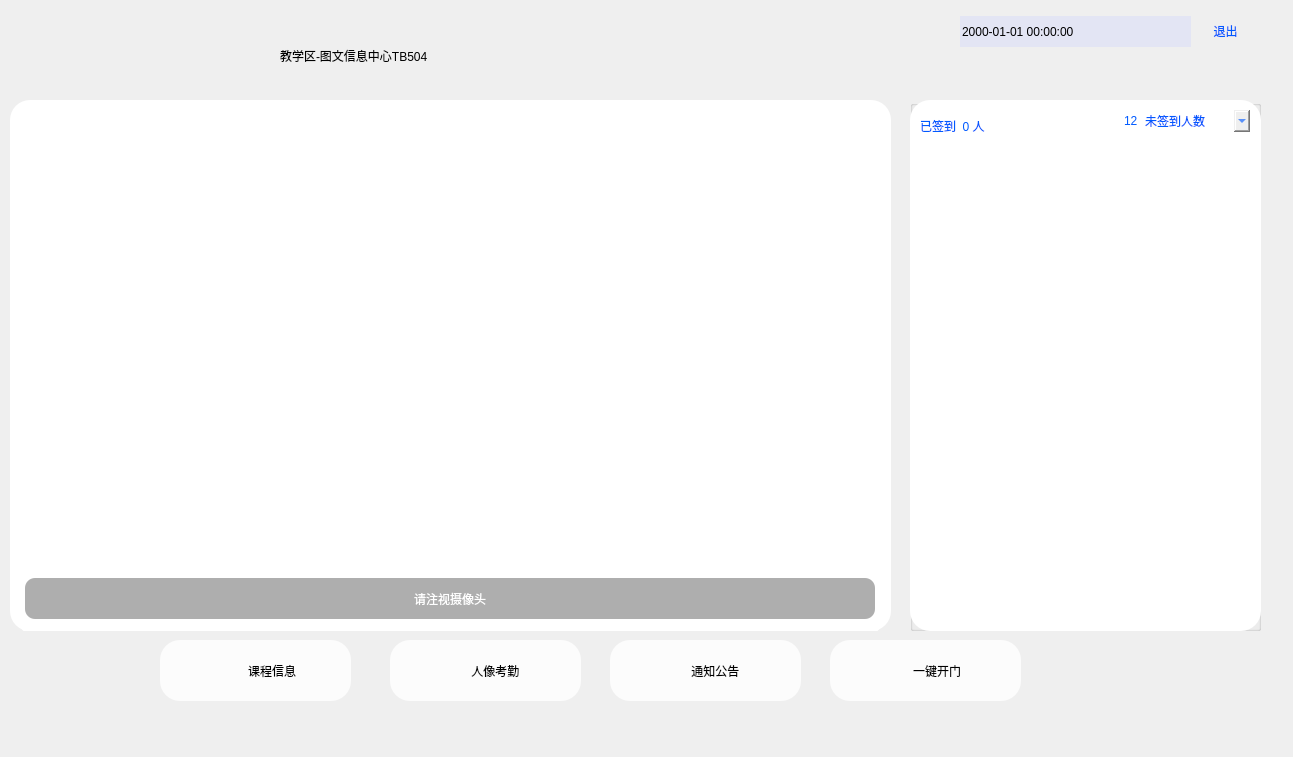
<?xml version="1.0" encoding="UTF-8"?>
<ui version="4.0">
 <class>window_check</class>
 <widget class="QMainWindow" name="window_check">
  <property name="geometry">
   <rect>
    <x>0</x>
    <y>0</y>
    <width>1293</width>
    <height>757</height>
   </rect>
  </property>
  <property name="windowTitle">
   <string>window_check</string>
  </property>
  <widget class="QWidget" name="centralwidget">
   <property name="styleSheet">
    <string notr="true"/>
   </property>
   <widget class="QLabel" name="label_background">
    <property name="enabled">
     <bool>true</bool>
    </property>
    <property name="geometry">
     <rect>
      <x>0</x>
      <y>0</y>
      <width>1280</width>
      <height>720</height>
     </rect>
    </property>
    <property name="styleSheet">
     <string notr="true">QLabel {
background-image: url('resource/background2.jpg');
border-radius: 15px;
}</string>
    </property>
    <property name="text">
     <string/>
    </property>
    <property name="scaledContents">
     <bool>false</bool>
    </property>
   </widget>
   <widget class="QLabel" name="label_logo">
    <property name="geometry">
     <rect>
      <x>0</x>
      <y>10</y>
      <width>191</width>
      <height>41</height>
     </rect>
    </property>
    <property name="styleSheet">
     <string notr="true">
border-radius:15px;</string>
    </property>
    <property name="text">
     <string/>
    </property>
    <property name="pixmap">
     <pixmap>resource/logo2.png</pixmap>
    </property>
    <property name="scaledContents">
     <bool>true</bool>
    </property>
   </widget>
   <widget class="QPushButton" name="BT_exit">
    <property name="geometry">
     <rect>
      <x>1200</x>
      <y>10</y>
      <width>51</width>
      <height>41</height>
     </rect>
    </property>
    <property name="styleSheet">
     <string notr="true">QPushButton{
border-radius:20px;
font: 16pt &quot;楷体&quot; blod;
color: rgb(0, 90, 255);
}

</string>
    </property>
    <property name="text">
     <string>退出</string>
    </property>
   </widget>
   <widget class="QGroupBox" name="groupBox_1">
    <property name="geometry">
     <rect>
      <x>10</x>
      <y>100</y>
      <width>881</width>
      <height>531</height>
     </rect>
    </property>
    <property name="styleSheet">
     <string notr="true">QGroupBox{border-radius:20px;
background-color: rgb(255, 255, 255);
}</string>
    </property>
    <property name="title">
     <string/>
    </property>
    <widget class="QLabel" name="label_camera">
     <property name="geometry">
      <rect>
       <x>10</x>
       <y>40</y>
       <width>858</width>
       <height>488</height>
      </rect>
     </property>
     <property name="styleSheet">
      <string notr="true">QLabel{
border-radius:20px;
}</string>
     </property>
     <property name="text">
      <string/>
     </property>
     <property name="scaledContents">
      <bool>false</bool>
     </property>
    </widget>
    <widget class="QLabel" name="label_course">
     <property name="geometry">
      <rect>
       <x>270</x>
       <y>0</y>
       <width>321</width>
       <height>41</height>
      </rect>
     </property>
     <property name="styleSheet">
      <string notr="true">font: 75 16pt &quot;微软雅黑&quot;;
</string>
     </property>
     <property name="text">
      <string/>
     </property>
     <property name="alignment">
      <set>Qt::AlignCenter</set>
     </property>
    </widget>
    <widget class="QLabel" name="label">
     <property name="geometry">
      <rect>
       <x>0</x>
       <y>34</y>
       <width>881</width>
       <height>501</height>
      </rect>
     </property>
     <property name="styleSheet">
      <string notr="true">QLabel {
background-color: rgba(0, 0, 0, 0);
border-width: 15px;
border-radius:30px;
border-style: solid;
border-color: rgba(255, 255, 255, 255);
}
</string>
     </property>
     <property name="text">
      <string/>
     </property>
    </widget>
    <widget class="QLabel" name="label_2">
     <property name="geometry">
      <rect>
       <x>15</x>
       <y>478</y>
       <width>850</width>
       <height>41</height>
      </rect>
     </property>
     <property name="styleSheet">
      <string notr="true">QLabel{font: 75 18pt &quot;微软雅黑&quot;;
background-color: rgba(93, 93, 93,0.5);
color: rgb(255, 255, 255);
border-radius:10px;

}</string>
     </property>
     <property name="text">
      <string>请注视摄像头</string>
     </property>
     <property name="alignment">
      <set>Qt::AlignCenter</set>
     </property>
    </widget>
   </widget>
   <widget class="QGroupBox" name="groupBox_2">
    <property name="geometry">
     <rect>
      <x>910</x>
      <y>100</y>
      <width>351</width>
      <height>531</height>
     </rect>
    </property>
    <property name="title">
     <string/>
    </property>
    <widget class="QLabel" name="label_background2">
     <property name="geometry">
      <rect>
       <x>0</x>
       <y>0</y>
       <width>351</width>
       <height>531</height>
      </rect>
     </property>
     <property name="styleSheet">
      <string notr="true">border-radius:20px;
background-color: rgb(255, 255, 255);</string>
     </property>
     <property name="text">
      <string/>
     </property>
     <property name="scaledContents">
      <bool>false</bool>
     </property>
    </widget>
    <widget class="QLabel" name="label_checkNum">
     <property name="geometry">
      <rect>
       <x>10</x>
       <y>10</y>
       <width>141</width>
       <height>31</height>
      </rect>
     </property>
     <property name="styleSheet">
      <string notr="true">border-radius:20px;
font: 75 16pt &quot;微软雅黑&quot;;
color: rgb(0, 90, 255);</string>
     </property>
     <property name="text">
      <string>已签到  0 人</string>
     </property>
    </widget>
    <widget class="QScrollArea" name="scrollArea">
     <property name="geometry">
      <rect>
       <x>10</x>
       <y>40</y>
       <width>331</width>
       <height>481</height>
      </rect>
     </property>
     <property name="styleSheet">
      <string notr="true">QWidget{
background-color: rgba(255,255,255,0.7);
border-radius:10px;
}</string>
     </property>
     <property name="verticalScrollBarPolicy">
      <enum>Qt::ScrollBarAlwaysOff</enum>
     </property>
     <property name="horizontalScrollBarPolicy">
      <enum>Qt::ScrollBarAlwaysOff</enum>
     </property>
     <property name="widgetResizable">
      <bool>true</bool>
     </property>
     <widget class="QWidget" name="scrollAreaWidgetContents">
      <property name="geometry">
       <rect>
        <x>0</x>
        <y>0</y>
        <width>331</width>
        <height>481</height>
       </rect>
      </property>
      <layout class="QHBoxLayout" name="horizontalLayout_4">
       <item>
        <layout class="QVBoxLayout" name="verticalLayout_2">
         <property name="sizeConstraint">
          <enum>QLayout::SetFixedSize</enum>
         </property>
        </layout>
       </item>
      </layout>
     </widget>
    </widget>
    <widget class="QLabel" name="label_uncheckNum">
     <property name="geometry">
      <rect>
       <x>235</x>
       <y>5</y>
       <width>81</width>
       <height>31</height>
      </rect>
     </property>
     <property name="toolTip">
      <string>&lt;html&gt;&lt;head/&gt;&lt;body&gt;&lt;p&gt;&lt;br/&gt;&lt;/p&gt;&lt;/body&gt;&lt;/html&gt;</string>
     </property>
     <property name="styleSheet">
      <string notr="true">border-radius:20px;
font: 75 10pt &quot;微软雅黑&quot;;
color: rgb(0, 90, 255);</string>
     </property>
     <property name="text">
      <string>未签到人数</string>
     </property>
    </widget>
    <widget class="QComboBox" name="comboBox">
     <property name="geometry">
      <rect>
       <x>209</x>
       <y>10</y>
       <width>131</width>
       <height>22</height>
      </rect>
     </property>
     <property name="toolTip">
      <string>&lt;html&gt;&lt;head/&gt;&lt;body&gt;&lt;p align=&quot;right&quot;&gt;&lt;br/&gt;&lt;/p&gt;&lt;/body&gt;&lt;/html&gt;</string>
     </property>
     <property name="styleSheet">
      <string notr="true">border-radius:20px;
font: 75 10pt &quot;微软雅黑&quot;;
color: rgb(0, 90, 255);</string>
     </property>
     <property name="editable">
      <bool>false</bool>
     </property>
     <property name="currentIndex">
      <number>0</number>
     </property>
     <property name="maxVisibleItems">
      <number>50</number>
     </property>
     <item>
      <property name="text">
       <string>12</string>
      </property>
     </item>
    </widget>
    <zorder>label_background2</zorder>
    <zorder>label_checkNum</zorder>
    <zorder>scrollArea</zorder>
    <zorder>comboBox</zorder>
    <zorder>label_uncheckNum</zorder>
   </widget>
   <widget class="QLabel" name="label_info">
    <property name="geometry">
     <rect>
      <x>280</x>
      <y>30</y>
      <width>391</width>
      <height>51</height>
     </rect>
    </property>
    <property name="styleSheet">
     <string notr="true">
font: 75 20pt &quot;微软雅黑&quot;;</string>
    </property>
    <property name="text">
     <string>教学区-图文信息中心TB504</string>
    </property>
   </widget>
   <widget class="QDateTimeEdit" name="dateTimeEdit">
    <property name="geometry">
     <rect>
      <x>960</x>
      <y>16</y>
      <width>231</width>
      <height>31</height>
     </rect>
    </property>
    <property name="styleSheet">
     <string notr="true">border-radius:20px;
font: 16pt &quot;幼圆&quot; blod;
background-color: rgb(227, 229, 244);
</string>
    </property>
    <property name="wrapping">
     <bool>false</bool>
    </property>
    <property name="frame">
     <bool>false</bool>
    </property>
    <property name="readOnly">
     <bool>true</bool>
    </property>
    <property name="buttonSymbols">
     <enum>QAbstractSpinBox::NoButtons</enum>
    </property>
    <property name="keyboardTracking">
     <bool>false</bool>
    </property>
    <property name="displayFormat">
     <string>yyyy-MM-dd HH:mm:ss</string>
    </property>
   </widget>
   <widget class="QPushButton" name="BT_1">
    <property name="geometry">
     <rect>
      <x>160</x>
      <y>640</y>
      <width>191</width>
      <height>61</height>
     </rect>
    </property>
    <property name="toolTip">
     <string>&lt;html&gt;&lt;head/&gt;&lt;body&gt;&lt;p&gt;&lt;br/&gt;&lt;/p&gt;&lt;/body&gt;&lt;/html&gt;</string>
    </property>
    <property name="styleSheet">
     <string notr="true">QPushButton {
image: url('resource/classinfor.png');
background-color: rgba(255, 255, 255, 0.8);
border-radius: 20px;
font: 75 16pt &quot;微软雅黑&quot;;
}

QPushButton:hover{background:rgba(255,255,255,1.0);}</string>
    </property>
    <property name="text">
     <string>          课程信息</string>
    </property>
   </widget>
   <widget class="QPushButton" name="BT_2">
    <property name="geometry">
     <rect>
      <x>390</x>
      <y>640</y>
      <width>191</width>
      <height>61</height>
     </rect>
    </property>
    <property name="styleSheet">
     <string notr="true">QPushButton {
image: url('resource/check.png');
background-color: rgba(255, 255, 255, 0.8);
border-radius: 20px;
font: 75 16pt &quot;微软雅黑&quot;;
}

QPushButton:hover{background:rgba(255,255,255,1.0);}</string>
    </property>
    <property name="text">
     <string>      人像考勤</string>
    </property>
   </widget>
   <widget class="QPushButton" name="BT_3">
    <property name="geometry">
     <rect>
      <x>610</x>
      <y>640</y>
      <width>191</width>
      <height>61</height>
     </rect>
    </property>
    <property name="styleSheet">
     <string notr="true">QPushButton {
image: url('resource/notice.png');
background-color: rgba(255, 255, 255, 0.8);
border-radius: 20px;
font: 75 16pt &quot;微软雅黑&quot;;
}

QPushButton:hover{background:rgba(255,255,255,1.0);}</string>
    </property>
    <property name="text">
     <string>      通知公告</string>
    </property>
   </widget>
   <widget class="QPushButton" name="BT_4">
    <property name="geometry">
     <rect>
      <x>830</x>
      <y>640</y>
      <width>191</width>
      <height>61</height>
     </rect>
    </property>
    <property name="styleSheet">
     <string notr="true">QPushButton {
image: url('resource/opendoor.png');
background-color: rgba(255, 255, 255, 0.8);
border-radius: 20px;
font: 75 16pt &quot;微软雅黑&quot;;
}

QPushButton:hover{background:rgba(255,255,255,1.0);}</string>
    </property>
    <property name="text">
     <string>       一键开门</string>
    </property>
   </widget>
   <zorder>label_background</zorder>
   <zorder>BT_exit</zorder>
   <zorder>groupBox_1</zorder>
   <zorder>label_info</zorder>
   <zorder>dateTimeEdit</zorder>
   <zorder>groupBox_2</zorder>
   <zorder>BT_1</zorder>
   <zorder>BT_2</zorder>
   <zorder>BT_3</zorder>
   <zorder>BT_4</zorder>
   <zorder>label_logo</zorder>
  </widget>
 </widget>
 <resources/>
 <connections/>
</ui>
